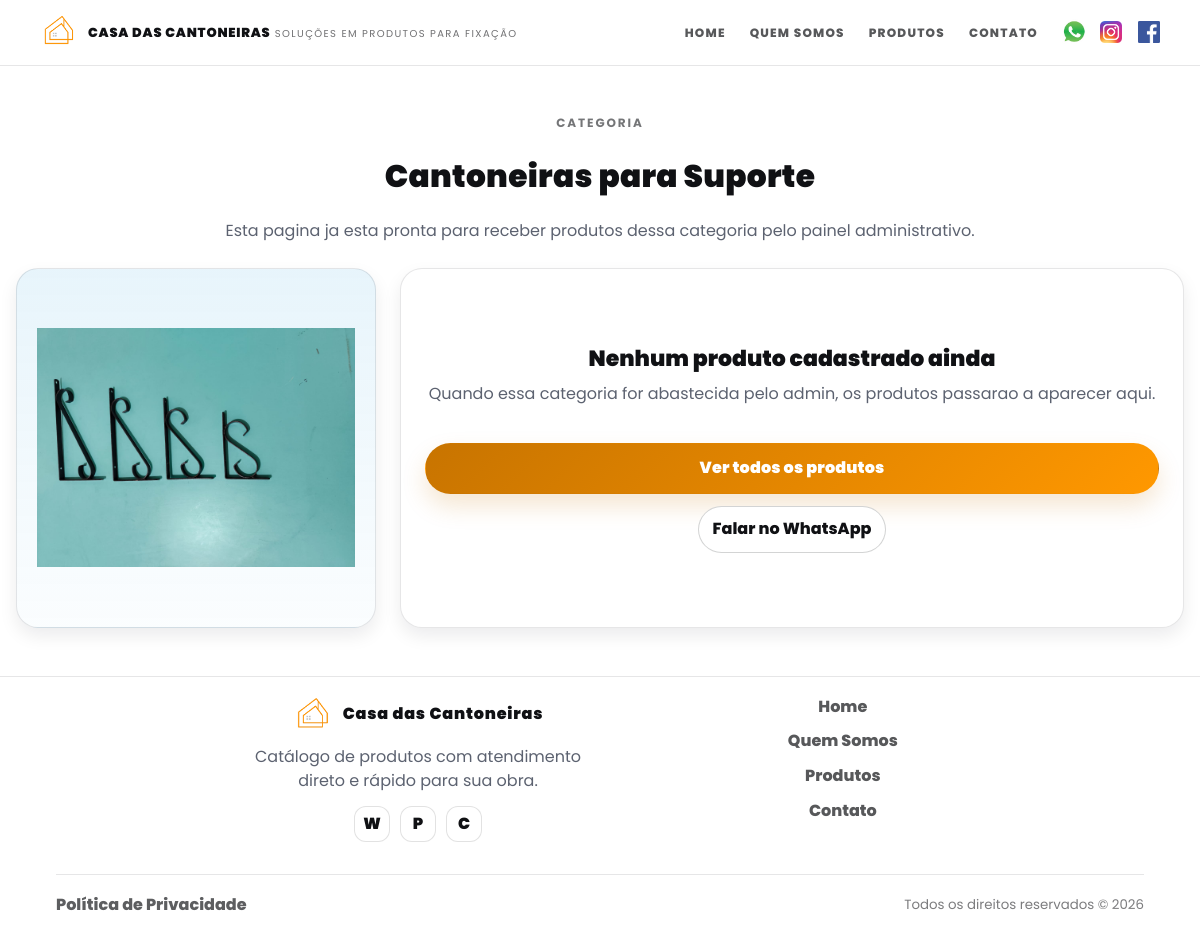
Screenshot of /categorias/kits-para-montagem with the database file from the repository.
### models.py (models this page shows)
class Categoria(Base):
    __tablename__ = "categorias"
    id = Column(Integer, primary_key=True, index=True)
    slug = Column(String(120), nullable=False, unique=True, index=True)
    nome = Column(String(120), nullable=False)
    nome_exibicao = Column(String(120), nullable=False)
    subtitulo_exibicao = Column(String(120), nullable=True)
    imagem_url = Column(String, nullable=True)
    imagem_mime = Column(String(64), nullable=True)
    imagem_bytes = Column(LargeBinary, nullable=True)
    imagem_sha256 = Column(String(64), nullable=True)
    ordem_exibicao = Column(Integer, nullable=False, default=0, server_default="0")
    criado_em = Column(DateTime(timezone=True), server_default=func.now())
    atualizado_em = Column(DateTime(timezone=True), server_default=func.now(), onupdate=func.now())

### main.py (the view)
@app.get("/categorias/{slug}", response_class=HTMLResponse)
def categoria_detalhe(slug: str, request: Request, db: Session = Depends(get_db)):
    catalogo = _catalogo_index(db)
    categoria = catalogo["categorias_por_slug"].get(slug)
    if not categoria:
        raise HTTPException(status_code=404, detail="Categoria nao encontrada")
    subcategorias = catalogo["subcategorias_por_categoria"].get(slug, [])
    produtos_db = [] if subcategorias else crud.get_produtos(db, categoria_slug=slug)
    whatsapp_link = gerar_link_whatsapp_text(f"Ola! Tenho interesse na categoria {categoria['nome']}.")
    return templates.TemplateResponse(
        "categoria.html",
        {
            "request": request,
            "categoria": categoria,
            "produtos": [
                _produto_view(
                    produto,
                    categorias_por_slug=catalogo["categorias_por_slug"],
                    subcategorias_por_chave=catalogo["subcategorias_por_chave"],
                )
                for produto in produtos_db
            ],
            "subcategorias": subcategorias,
            "subcategoria_atual": None,
            "whatsapp_numero": telefone_visivel(),
            "whatsapp_link": whatsapp_link,
        },
    )

### templates/categoria.html (shortened to what this page needs)
{% extends "base_new.html" %}
{% block body_class %}home-ref{% endblock %}
{% block content %}
<section class="category-page">
  <div class="section-container">
    <div class="category-page__hero">
      <p class="kicker">{% if subcategoria_atual %}Subcatalogo{% else %}Categoria{% endif %}</p>
      {% if subcategoria_atual %}
      <p class="category-page__breadcrumb">
        <a href="/categorias/{{ categoria.slug }}">{{ categoria.nome_exibicao }}</a>
        {% if categoria.subtitulo_exibicao %}
        <span>/ {{ categoria.subtitulo_exibicao }}</span>
        {% endif %}
      </p>
      <h1 class="heading-section">{{ subcategoria_atual.nome_exibicao }}</h1>
      {% else %}
      <h1 class="heading-section">{{ categoria.nome_exibicao }}</h1>
      {% endif %}
      <p class="muted">
        {% if subcategoria_atual %}
        Confira os produtos disponiveis nesta linha.
        {% elif subcategorias %}
        Escolha um subcatalogo para acessar os produtos internos desta linha.
        {% elif produtos %}
        Confira os produtos disponiveis nesta categoria e abra os detalhes de cada item.
        {% else %}
        Esta pagina ja esta pronta para receber produtos dessa categoria pelo painel administrativo.
        {% endif %}
      </p>
    </div>
    {% if produtos %}
    <section class="products-modern category-products">
      <div class="grid-produtos" id="produtosGrid">
        {% for p in produtos %}
        <div class="card-produto">
          <div class="card-image-container">
            <img
              src="{{ p.imagem_url or '/static/images/placeholder.png' }}"
              alt="{{ p.nome }}"
              class="card-image"
              onerror="this.src='/static/images/placeholder.png'"
            >
          </div>
          <div class="card-content">
            <h3 class="card-title">{{ p.nome }}</h3>
            {% if not subcategoria_atual %}
            <div class="card-actions card-actions--single">
              <a href="/produto/{{ p.id }}" class="btn-product">Ver detalhes</a>
            </div>
            {% endif %}
          </div>
        </div>
        {% endfor %}
      </div>
    </section>
    {% else %}
    <div class="category-empty-state">
      <div class="category-empty-state__media">
        <img
          src="{{ categoria.imagem_url }}"
          alt="{{ categoria.nome_exibicao }}"
          class="category-empty-state__image"
        >
      </div>
      <div class="category-empty-state__content">
        <h2 class="section-title">Nenhum produto cadastrado ainda</h2>
        <p class="section-subtitle">
          Quando essa categoria for abastecida pelo admin, os produtos passarao a aparecer aqui.
        </p>
        <div class="produto-actions">
          <a href="/produtos" class="btn-product">Ver todos os produtos</a>
          <a href="{{ whatsapp_link }}" target="_blank" rel="noopener" class="btn-secondary">
            Falar no WhatsApp
          </a>
        </div>
      </div>
    </div>
    {% endif %}
  </div>
</section>
{% endblock %}

### static/css/site.css (style rules this page uses)
:root { --bg: #ffffff; --surface: #ffffff; --text: #101114; --muted: #5c6270; --line: rgba(16,17,20,0.10); --brand: #c87400; --brand-2: #ff9800; --brand-ink: #1a1a1a; --radius-sm: 10px; --radius-md: 16px; --radius-lg: 22px; --shadow-sm: 0 8px 18px rgba(16,17,20,0.08); --shadow-md: 0 18px 45px rgba(16,17,20,0.12); --container: 1200px; --space-1: 6px; --space-2: 10px; --space-3: 14px; --space-4: 18px; --space-5: 24px; --space-6: 32px; --space-7: 48px; --space-8: 72px; --h1: clamp(34px, 3.6vw, 52px); --h2: clamp(26px, 2.6vw, 38px); --h3: 20px; --base: 16px; --small: 14px; --mobile-nav-breakpoint: 1020px; --laranja: var(--brand); --laranja-claro: #ffe8c6; --cinza-medio: rgba(16,17,20,0.16); --cinza-escuro: var(--text); --transition-fast: all .12s ease; }
* { box-sizing: border-box; }
html, body { height: 100%; }
body { margin: 0; font-family: "Poppins", system-ui, -apple-system, Segoe UI, Roboto, Arial, sans-serif; font-size: var(--base); line-height: 1.55; color: var(--text); background: var(--bg); }
.neo-container, .section-container { width: min(100% - 32px, var(--container)); margin-inline: auto; text-align: center; }
img { max-width: 100%; height: auto; display: block; }
a { color: inherit; text-decoration: none; }
.kicker { letter-spacing: 0.16em; text-transform: uppercase; font-weight: 700; font-size: 12px; color: rgba(16,17,20,0.58); margin: 0 0 var(--space-3); }
.heading-section { margin: 0 0 var(--space-4); font-size: var(--h2); font-weight: 900; letter-spacing: 0.01em; width: 100%; margin-top: 20px; }
.muted { margin: 0; color: var(--muted); padding: 0%; }
.btn-secondary { display: inline-flex; align-items: center; justify-content: center; padding: 10px 14px; border-radius: 999px; border: 1px solid rgba(16,17,20,0.18); background: #fff; color: var(--text); font-weight: 800; }
.section-container { width: min(100% - 32px, var(--container)); margin-inline: auto; padding-inline: 0; }
.btn-product { width: 100%; display: inline-flex; align-items: center; justify-content: center; gap: 8px; border-radius: 999px; border: 1px solid transparent; min-height: 48px; padding: 12px 16px; font-weight: 900; letter-spacing: 0.01em; background: linear-gradient(135deg, var(--brand) 0%, var(--brand-2) 100%); color: #fff; box-shadow: 0 12px 24px rgba(200,116,0,0.18); transition: transform .12s ease, box-shadow .12s ease, filter .12s ease; }
.category-page { padding-block: var(--space-7); }
.category-page__hero { width: min(100%, 760px); margin: 0 auto var(--space-5); }
.produto-actions { display: flex; flex-wrap: wrap; gap: 12px; margin-top: 20px; justify-content: center; }
.category-empty-state { display: grid; grid-template-columns: minmax(280px, 360px) 1fr; gap: 24px; align-items: stretch; }
.category-empty-state__media, .category-empty-state__content { border-radius: var(--radius-lg); border: 1px solid rgba(16,17,20,0.10); background: #fff; box-shadow: var(--shadow-sm); }
.category-empty-state__media { padding: 20px; background: linear-gradient(180deg, rgba(23,153,219,0.10), rgba(23,153,219,0.02)), #fff; }
.category-empty-state__image { width: 100%; aspect-ratio: 1 / 1; object-fit: contain; display: block; }
.category-empty-state__content { padding: 24px; display: flex; flex-direction: column; justify-content: center; }
.section-title { margin: 0 0 6px; font-weight: 950; font-size: 22px; }
.section-subtitle { margin: 0 0 16px; color: var(--muted); }

### rows the page displays
Categoria: nome_exibicao "Cantoneiras para Suporte", imagem_url (picture)
